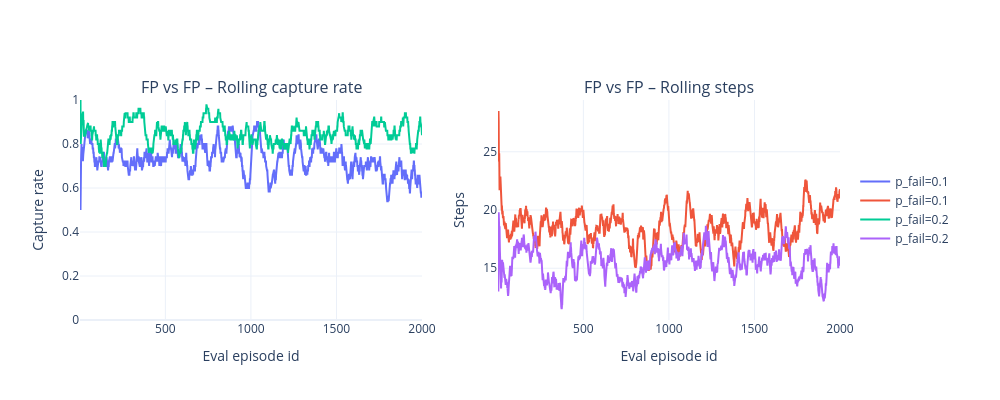

This figure's notebook cell:
### Markdown cell above
* Rolling capture rate and steps per eval episode for FP self-play.

### Code cell
run_fp = 'fp_vs_fp'
fp_ep = ep_df.loc[ep_df['run'] == run_fp]
if fp_ep.empty:
    print('No data for FP vs FP')
else:
    display(summary_seed_df.loc[summary_seed_df['run'] == run_fp])
    plot_run_trends(fp_ep, run=run_fp, window=ROLL_WINDOW, title_prefix='FP vs FP')

### Figure 1 — Plotly figure (JSON) as saved in the notebook; plotly's stock layout.template omitted (floating-point values rounded to 4 significant figures; data arrays with more than 128 entries replaced by an {"elided": "..."} marker saying what was removed)
{"data": [{"mode": "lines", "name": "p_fail=0.1", "type": "scatter", "x": {"elided": "2000 int values"}, "xaxis": "x", "y": {"elided": "2000 float values"}, "yaxis": "y"}, {"mode": "lines", "name": "p_fail=0.1", "type": "scatter", "x": {"elided": "2000 int values"}, "xaxis": "x2", "y": {"elided": "2000 float values"}, "yaxis": "y2"}, {"mode": "lines", "name": "p_fail=0.2", "type": "scatter", "x": {"elided": "2000 int values"}, "xaxis": "x", "y": {"elided": "2000 float values"}, "yaxis": "y"}, {"mode": "lines", "name": "p_fail=0.2", "type": "scatter", "x": {"elided": "2000 int values"}, "xaxis": "x2", "y": {"elided": "2000 float values"}, "yaxis": "y2"}], "layout": {"annotations": [{"font": {"size": 16}, "showarrow": false, "text": "FP vs FP – Rolling capture rate", "x": 0.225, "xanchor": "center", "xref": "paper", "y": 1, "yanchor": "bottom", "yref": "paper"}, {"font": {"size": 16}, "showarrow": false, "text": "FP vs FP – Rolling steps", "x": 0.775, "xanchor": "center", "xref": "paper", "y": 1, "yanchor": "bottom", "yref": "paper"}], "height": 400, "legend": {"orientation": "v", "x": 1.02, "y": 0.5, "yanchor": "middle"}, "margin": {"r": 160}, "width": 1000, "xaxis": {"anchor": "y", "domain": [0, 0.45], "title": {"text": "Eval episode id"}}, "xaxis2": {"anchor": "y2", "domain": [0.55, 1], "title": {"text": "Eval episode id"}}, "yaxis": {"anchor": "x", "domain": [0, 1], "range": [0, 1], "title": {"text": "Capture rate"}}, "yaxis2": {"anchor": "x2", "domain": [0, 1], "title": {"text": "Steps"}}}}
